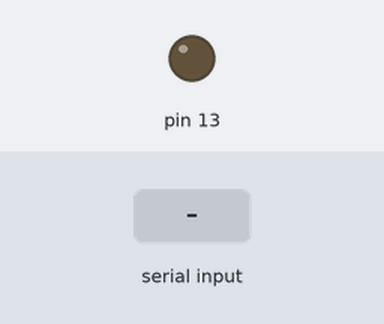
Bench run of a sketch on a simulated Arduino Uno, built with avr-gcc and run on an emulated ATmega328P. Shown: output pins drawn as LEDs (lit = HIGH). The inputs (shaded band) are chosen by the test bench.

Above: at 1.2 s.
1.3 s: "1" received over Serial
At 2.2 s:
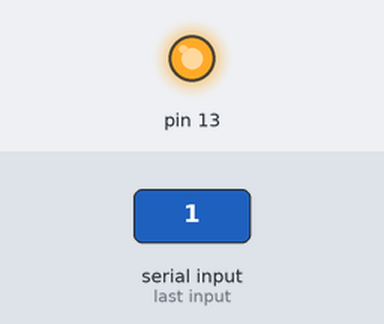
2.8 s: "0" received over Serial
At 3.3 s:
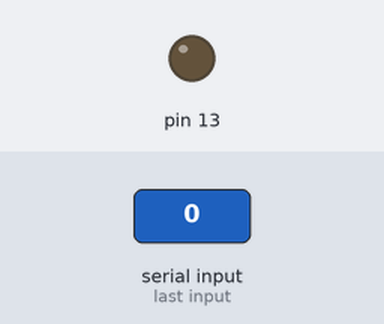
Timing chart, 0 to 5.8 s (numbered marks = the images above; inputs shaded):
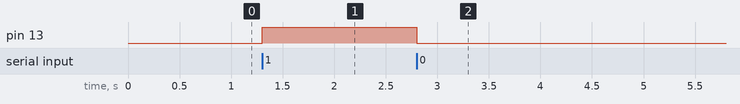

Measured:
- after the input at 1.3 s, pin 13: LOW → HIGH at once
- after the input at 2.8 s, pin 13: HIGH → LOW at once

The sketch:

sketch_dec28b.ino
```cpp
//소켓통신
void setup() {
  pinMode(13,OUTPUT);
  digitalWrite(13,LOW);
  Serial.begin(9600);
}

void loop() {
}

void serialEvent(){
  byte recv=Serial.read();
  if(recv=='1') digitalWrite(13,HIGH);
  else if(recv=='0') digitalWrite(13,LOW);
}
```
